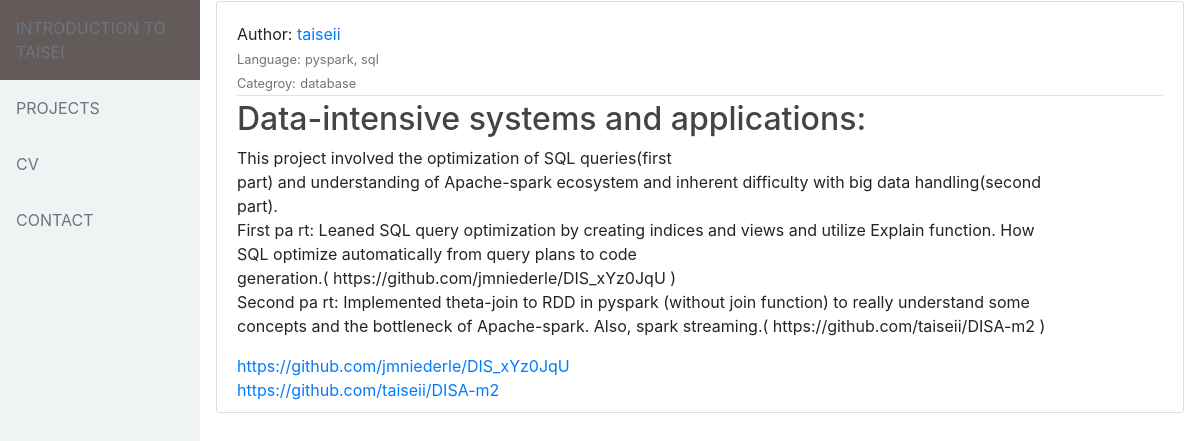
The page /projects2 on the database its author committed.
### flaskApp/models.py (models this page shows, shortened)
class User(db.Model, UserMixin):
    id = db.Column(db.Integer, primary_key=True)
    username = db.Column(db.String(20), unique=True, nullable = False)
    email = db.Column(db.String(120), unique=True, nullable = False)
    password = db.Column(db.String(60), nullable = False)
    posts = db.relationship('Post', backref='author', lazy=True)

class Post(db.Model):
    id = db.Column(db.Integer, primary_key=True)
    title = db.Column(db.String(100), nullable=False)
    description = db.Column(db.Text, nullable=False)
    language = db.Column(db.Text, nullable=False)
    category = db.Column(db.Text, nullable=False)
    link = db.Column(db.String, nullable=False)
    user_id = db.Column(db.Integer, db.ForeignKey('user.id'), nullable=False)

### flaskApp/routes.py (the view)
@app.route('/projects<int:project_id>')
def a_project(project_id):
    project = Post.query.get_or_404(project_id)
    return render_template('a_project.html', title=project.title, post=project)

### flaskApp/templates/a_project.html (shortened to what this page needs)
{% extends "layout.html" %}
{% block content %}
<article class="media content-section"style="padding-top:20px" >
    <div class="media-body">
        <div class="article-metadata">
            Author: <a class="mr-2" href="#">{{ post.author.username }}</a>
         <br><b> <small class="text-muted">Language:</small></b>  <small class="text-muted">{{ post.language }}</small><br>
         <b> <small class="text-muted">Categroy:</small></b>  <small class="text-muted">{{ post.category }}</small>
        </div>
        <h2 class="article-title">{{ post.title }}</h2>
        <p class="article-content">{{ post.description }}</p>
        {% set links = post.link.split(', ') %}
        {% for link in links %}
          <a class="mr-2" href="{{ link }}">{{ link }}</a><br>
        {% endfor %}
    </div>
</article>
{% endblock content %}

### flaskApp/static/main.css (style rules this page uses)
h1, h2, h3, h4, h5, h6 { color: #444444; }
.content-section { background: #ffffff; padding: 10px 20px; border: 1px solid #dddddd; border-radius: 3px; margin-bottom: 20px; }
.article-title { color: #444444; }
.article-content { white-space: pre-line; }
.article-metadata { padding-bottom: 1px; margin-bottom: 4px; border-bottom: 1px solid #e3e3e3 }

### rows shown on the page
User: author.username "taiseii"
Post: language "pyspark, sql", category "database", title "Data-intensive systems and applications:", description "This project involved the optimization of SQL queries(first part) and understanding of Apache-spark ecosystem and inherent difficulty with big data handling(second part). First pa rt: Leaned SQL query optimization by creating indices and views and utilize Explain function. How SQL optimize automatically from query plans to code generation.( https://github.com/jmniederle/DIS_xYz0JqU ) Second pa rt: Implemented theta-join to RDD in pyspark (without join function) to really understand some concepts and the bottleneck of Apache-spark. Also, spark streaming.( https://github.com/taiseii/DISA-m2 )"

### other values the page prints
{{ link }} "https://github.com/jmniederle/DIS_xYz0JqU" "https://github.com/taiseii/DISA-m2"
